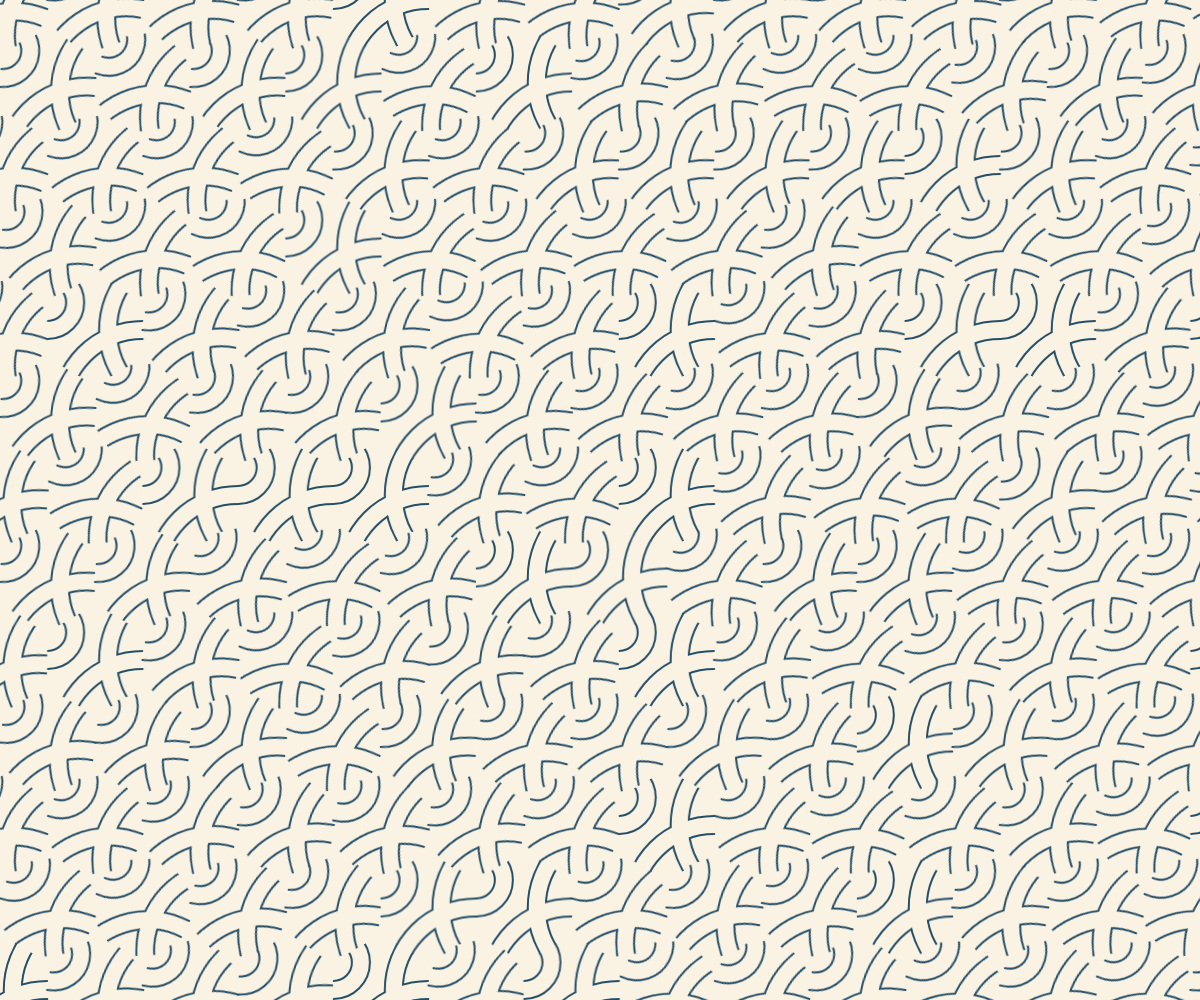
Frame 1 (no input)
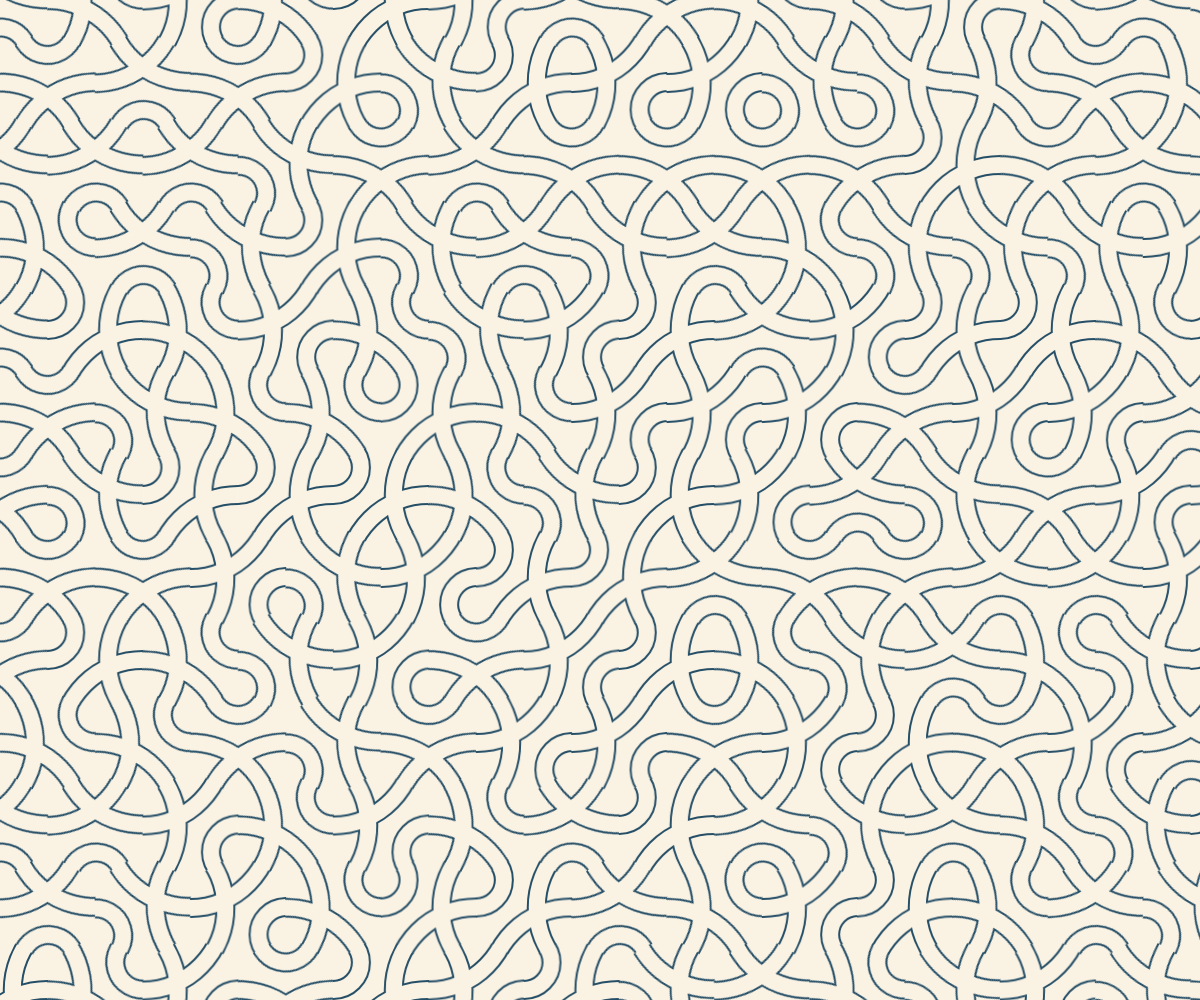
Frame 60 (no input)
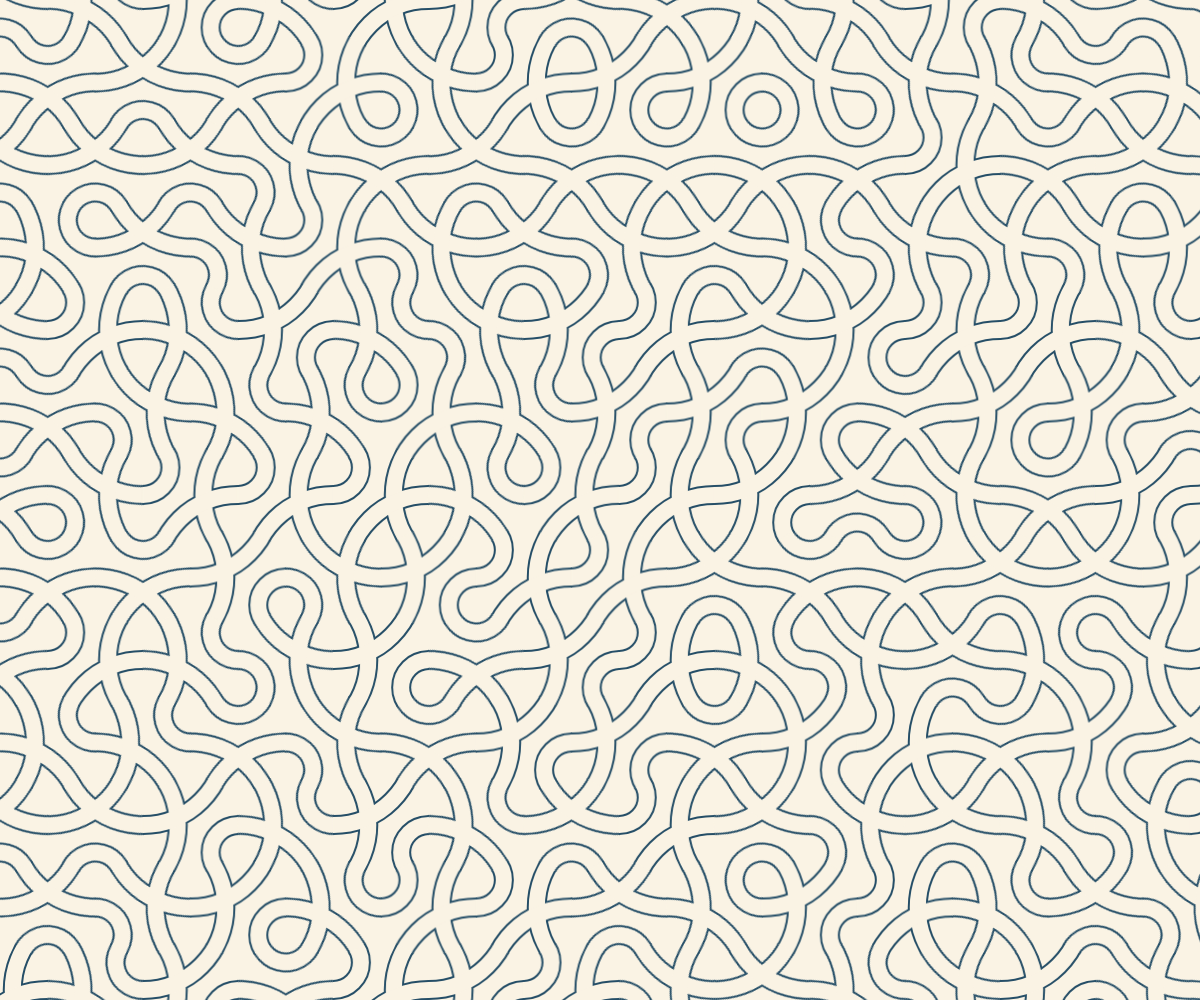
Frame 120 (the mouse pressed at the canvas centre since frame 60)

The p5.js sketch that drew these frames (run headless with seeded random() and noise() and a simulated clock; from frame 60 on, the mouse is pressed at the canvas centre):

// p5.js sketch
// ── sketch.js
var R={x:0,y:0,px:0,py:0,pressed:false,touched:false,held:0,mode:0,palette:0,rate:1,amount:1,sign:1,paused:false,ink:0,init:()=>{},frame:()=>{},down:()=>{},move:()=>{},up:()=>{},action:()=>{}};
// Original tab: mySketch
/******************
Code by Vamoss
Original code link:
https://www.openprocessing.org/sketch/744884

Author links:
http://vamoss.com.br
http://twitter.com/vamoss
http://github.com/vamoss
******************/

//Original inspiration
//https://twitter.com/AidaInma/status/1161205965305393154

const radius = 55;
const altitude = Math.sqrt(3)/2 * radius;
let hexagons, hexagonPattern, rotations;
let changed = -1;

function setup() {
	createCanvas(windowWidth, windowHeight);
	
	let hexagonMask = createGraphics(radius*2, radius*2);
	hexagonMask.beginShape();
	for(let a = 0; a < TWO_PI; a+=TWO_PI/6){
		let x = sin(a) * radius + radius;
		let y = cos(a) * radius + radius;
		hexagonMask.vertex(x, y);
	}
	hexagonMask.endShape();
	
	let hexagonLines = createGraphics(radius*2, radius*2);
	hexagonLines.noFill();hexagonLines.stroke("#254e67");
	hexagonLines.strokeWeight(20);
	hexagonLines.ellipse(radius - altitude, radius - radius / 2, radius, radius);
	hexagonLines.ellipse(radius + altitude * 2, radius, radius * 3, radius * 3);
	hexagonLines.ellipse(radius + altitude, radius + radius * 1.5, radius * 3, radius * 3);
	hexagonLines.strokeWeight(16);
	hexagonLines.stroke("#faf3e4");
	hexagonLines.ellipse(radius - altitude, radius - radius / 2, radius, radius);
	hexagonLines.ellipse(radius + altitude * 2, radius, radius * 3, radius * 3);
	hexagonLines.ellipse(radius + altitude, radius + radius * 1.5, radius * 3, radius * 3);
	
	hexagonPattern = createGraphics(radius*2, radius*2);
	hexagonPattern.image(hexagonMask, 0, 0);
	hexagonPattern.drawingContext.globalCompositeOperation="source-in";
	hexagonPattern.image(hexagonLines, 0, 0);
	
	rotations = [];
	hexagons = [];
	for(let x = - radius; x < width; x += altitude * 2){
		let rowCount = 0;
		for(let y = - radius; y < height; y += radius * 1.5){
			hexagons.push({
				x: x + (rowCount%2==0 ? 0 : altitude),
				y: y,
				rotation: 0
			});
			rotations.push(TWO_PI / 6 * floor(random(6)));
			rowCount++;
		}
	}
}

function draw() {
	background("#faf3e4");
	hexagons.forEach((hexagon, index) => {
		hexagon.rotation += (rotations[index] - hexagon.rotation) * 0.09; 
		push();
			translate(hexagon.x + radius, hexagon.y + radius);
			rotate(hexagon.rotation);
			translate(- (hexagon.x + radius), - (hexagon.y + radius));
			image(hexagonPattern, hexagon.x, hexagon.y);
		pop();
	});
}

function findClosest(){
	let closest = 0;
	let closestDistance = 9999;
	hexagons.forEach((hexagon, index) => {
		let d = dist(mouseX, mouseY, hexagon.x + radius, hexagon.y + radius);
		if(d < closestDistance) {
			closestDistance = d;
			closest = index;
		}
	});
	return closest;
}

function mousePressed() {
	changed = findClosest();
	rotations[changed] += TWO_PI/6;
}

function mouseMoved() {
	let tempChanged = findClosest();
	if(changed != tempChanged){
		changed = tempChanged;
		rotations[changed] += TWO_PI/6;
	}
}

// Touch and UI adaptation; original visual algorithm above.
R.init=()=>{};
R.frame=()=>{};
R.down=()=>{changed=findClosest();rotations[changed]+=TWO_PI/6;};
R.move=()=>{let j=findClosest();if(j!==changed){changed=j;rotations[j]+=TWO_PI/6;}};
R.up=()=>{};
R.action=(a,v)=>{if(a==="wave")rotations=rotations.map(r=>r+TWO_PI/6);if(a==="shuffle")rotations=rotations.map(()=>TWO_PI/6*floor(random(6)));if(a==="palette"){R.palette++;document.querySelector("canvas").style.filter=R.palette%2?"sepia(.7) hue-rotate(320deg)":"none";}};


const originalSetup=setup,originalDraw=draw;
setup=function(){pixelDensity(1);const cc=window.createCanvas;window.createCanvas=(w,h,...args)=>cc(windowWidth,windowHeight,...args);originalSetup();window.createCanvas=cc;R.x=width*.5;R.y=height*.48;R.px=R.x;R.py=R.y;R.init();
 const c=document.querySelector('canvas');c.setAttribute('aria-label','Interactive artwork');c.style.touchAction='none';
 document.querySelectorAll('body > input,body > button').forEach(e=>e.hidden=true);
 const sync=e=>{const b=c.getBoundingClientRect();R.x=(e.clientX-b.left)*width/b.width;R.y=(e.clientY-b.top)*height/b.height;mouseX=R.x;mouseY=R.y;pmouseX=R.px;pmouseY=R.py;};
 c.addEventListener('pointerdown',e=>{e.preventDefault();if(R.pointer!=null)return;R.pointer=e.pointerId;c.setPointerCapture?.(e.pointerId);sync(e);R.pressed=true;R.touched=true;R.held=0;R.px=R.x;R.py=R.y;mouseIsPressed=true;R.down();});
 c.addEventListener('pointermove',e=>{if(R.pointer!=null&&e.pointerId!==R.pointer)return;sync(e);R.touched=true;if(R.pressed)R.move();});
 const end=e=>{if(R.pointer!=null&&e.pointerId!==R.pointer)return;R.pressed=false;R.pointer=null;mouseIsPressed=false;R.up();};
 c.addEventListener('pointerup',end);c.addEventListener('pointercancel',end);c.addEventListener('lostpointercapture',end);
 document.addEventListener('visibilitychange',()=>{if(document.hidden){R.pressed=false;R.pointer=null;mouseIsPressed=false;R.up();}});
 document.querySelectorAll('button[data-action]').forEach(b=>b.onclick=()=>{const a=b.dataset.action;if(a==='quiet'){document.body.classList.toggle('quiet');b.textContent=document.body.classList.contains('quiet')?'Show UI':'Hide UI';return;}if(a==='pause'){R.paused=!R.paused;b.textContent=R.paused?'Resume':'Pause';return;}R.action(a);if(b.dataset.toggle!==undefined){b.setAttribute('aria-pressed',b.getAttribute('aria-pressed')!=='true');}});
 document.querySelectorAll('input[data-action]').forEach(i=>{i.addEventListener('input',()=>{R.action(i.dataset.action,i.value);const o=i.parentNode.querySelector('output');if(o)o.textContent=i.value;});});
};
draw=function(){if(R.paused)return;if(!R.touched){R.x=width*(.5+.22*Math.sin(frameCount*.013));R.y=height*(.48+.13*Math.cos(frameCount*.019));}mouseX=R.x;mouseY=R.y;pmouseX=R.px;pmouseY=R.py;mouseIsPressed=R.pressed;if(R.pressed)R.held++;R.frame();originalDraw();R.px=R.x;R.py=R.y;};
// Pointer Events own input; prevent p5 synthesised clicks from resetting the artwork.
mousePressed=()=>false;mouseReleased=()=>false;mouseClicked=()=>false;mouseMoved=()=>false;mouseDragged=()=>false;touchStarted=()=>false;touchMoved=()=>false;touchEnded=()=>false;keyPressed=()=>false;
windowResized=function(){const ox=width,oy=height;resizeCanvas(windowWidth,windowHeight);R.x=R.x/ox*width;R.y=R.y/oy*height;R.px=R.x;R.py=R.y;R.resize?.(ox,oy);};

R.resize=(ox,oy)=>{hexagons=[];rotations=[];for(let x=-radius;x<width;x+=altitude*2){let row=0;for(let y=-radius;y<height;y+=radius*1.5){hexagons.push({x:x+(row%2?altitude:0),y,rotation:0});rotations.push(TWO_PI/6*floor(random(6)));row++;}}};
